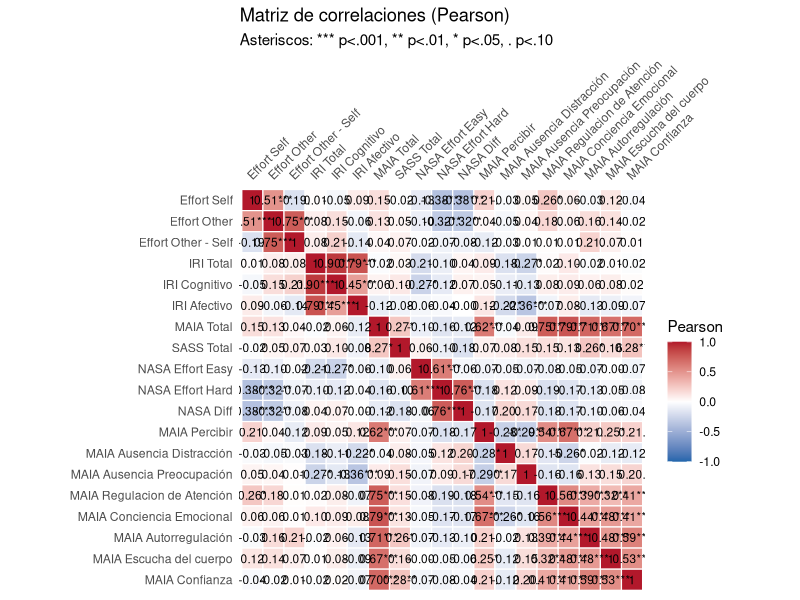
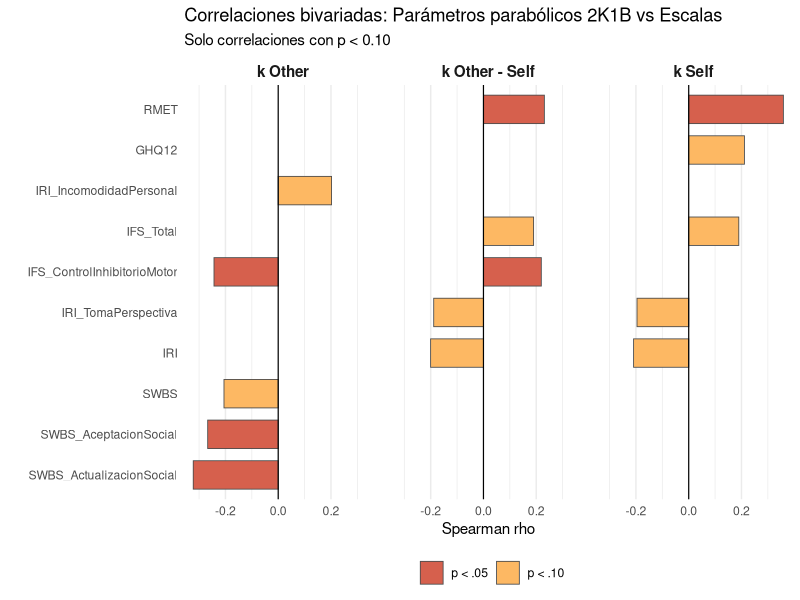
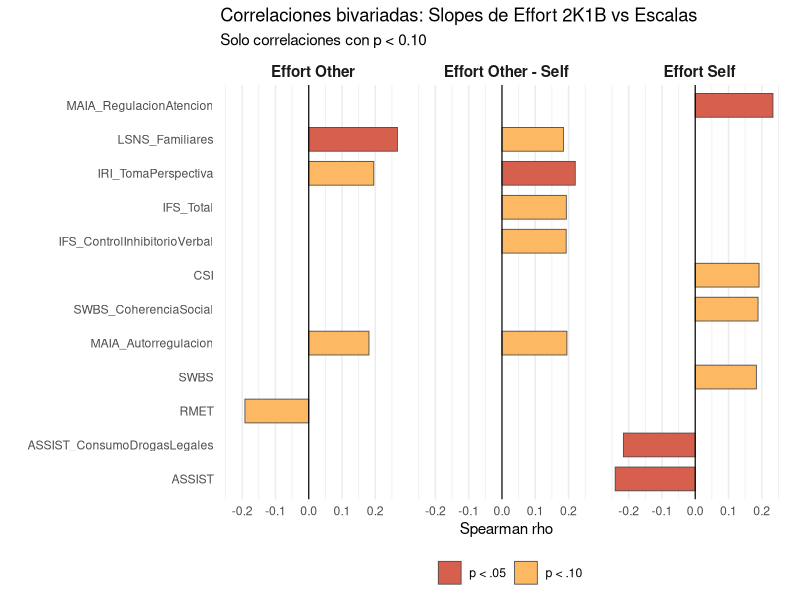
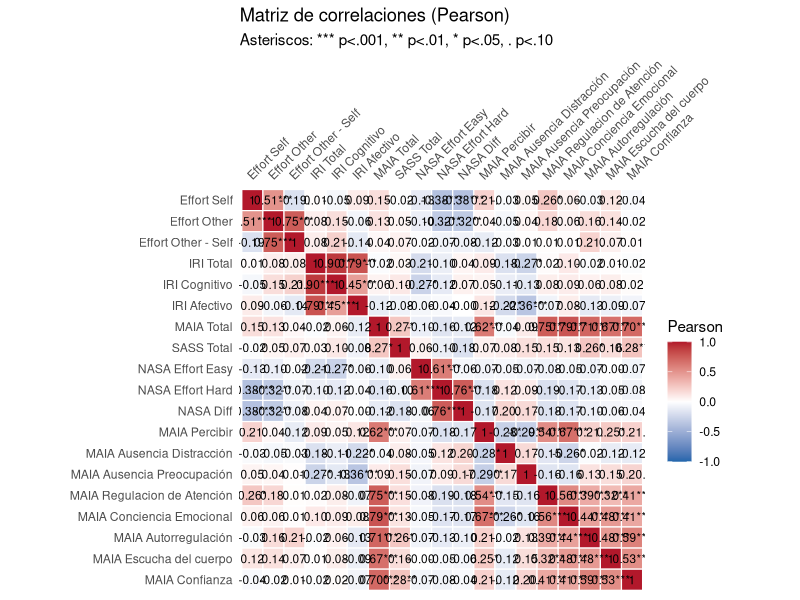
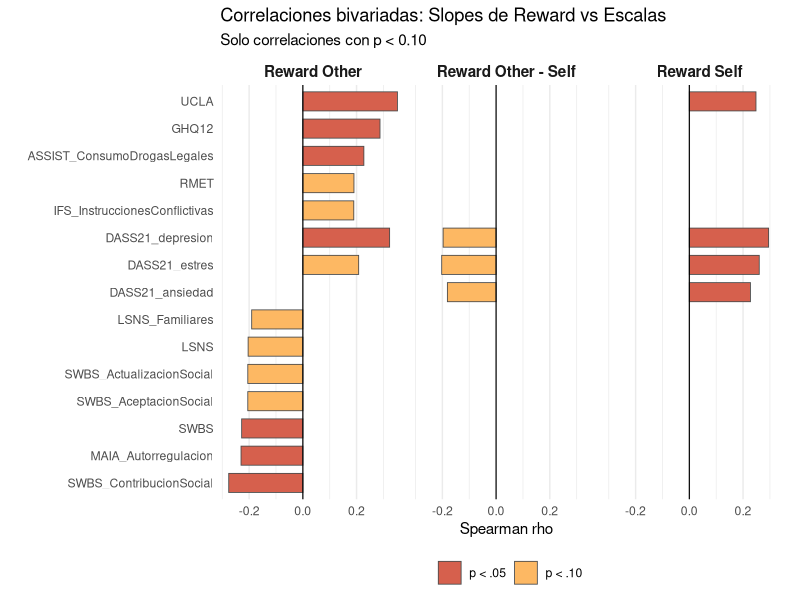

Source code (R) for these figures, in order:


## Correlaciones entre parámetros del modelo parabólico 2K1B y escalas psicológicas/clínicas
# Diego Garrido Cerpa - Viña del Mar 2026


# Librerías

library(tidyverse)
library(Hmisc)

# Cargar datos
df <- read.csv("dataset_full.csv", stringsAsFactors = FALSE)

# Filtrar por grupo
# df = subset(df, grupo!="0")

# Variables dependientes (modelo parabólico) 
vd_names <- c("p_2k1b_k_self", "p_2k1b_k_other", "p_2k1b_diff_k")
vd_labels <- c(p_2k1b_k_self = "k Self", p_2k1b_k_other = "k Other", p_2k1b_diff_k = "k Other - Self")


# Escalas (totales y subdimensiones)
# Excluidas: 
# AIM_DIRt (categorica), 
# ASSIST_Total_DIRd (duplicado de ASSIST_DIRt)
# PSQQ y subdimensiones
# AIM y subdimensiones
escalas <- c(
  # Totales
  "CSI_DIRt", "GHQ12_DIRt", "IRI_DIRt", "LSNS_DIRt", "MAIA_DIRt",
  "PSQQ_DIRt", "PSS_DIRt", "RMET_DIRt", "SASS_DIRt", "SWBS_DIRt",
  "UCLA_DIRt", "WAST_DIRt", "ASSIST_DIRt",
  # DASS21
  "DASS21_depresion_DIRd", "DASS21_ansiedad_DIRd", "DASS21_estres_DIRd",
  # IFS (total + 8 subdimensiones)
  "IFS_Total_DIRd",
  "IFS_SeriesMotoras_DIRd", "IFS_InstruccionesConflictivas_DIRd",
  "IFS_ControlInhibitorioMotor_DIRd", "IFS_RepeticionDigitosAtras_DIRd",
  "IFS_MesesAtras_DIRd", "IFS_MemoriaTrabajoVisual_DIRd",
  "IFS_Refranes_DIRd", "IFS_ControlInhibitorioVerbal_DIRd",
  # IRI (4 subdimensiones)
  "IRI_TomaPerspectiva_DIRd", "IRI_Fantasia_DIRd",
  "IRI_PreocupacionEmpatica_DIRd", "IRI_IncomodidadPersonal_DIRd",
  # LSNS
  "LSNS_Familiares_DIRd", "LSNS_Amistados_DIRd",
  # MAIA (8 subdimensiones)
  "MAIA_Percibir_DIRd", "MAIA_AusenciaDistraccion_DIRd",
  "MAIA_AusenciaPreocupacion_DIRd", "MAIA_RegulacionAtencion_DIRd",
  "MAIA_ConcienciaEmocional_DIRd", "MAIA_Autorregulacion_DIRd",
  "MAIA_EscuchaCuerpo_DIRd", "MAIA_Confianza_DIRd",
  # SWBS (5 subdimensiones)
  "SWBS_IntegracionSocial_DIRd", "SWBS_AceptacionSocial_DIRd",
  "SWBS_ContribucionSocial_DIRd", "SWBS_ActualizacionSocial_DIRd",
  "SWBS_CoherenciaSocial_DIRd",
  # ASSIST (subdimensiones; el total ya esta como ASSIST_DIRt)
  "ASSIST_ConsumoDrogasLegales_DIRd", "ASSIST_ConsumoDrogasIlegales_DIRd"
)

# Preparar datos
df_analisis <- df %>%
  select(all_of(c(vd_names, escalas))) %>%
  mutate(across(everything(), as.numeric))

cat("N por columna:", nrow(df_analisis) - colSums(is.na(df_analisis)), "\n")


# Correlaciones de Spearman
corr <- rcorr(as.matrix(df_analisis), type = "spearman")

corr_df <- expand.grid(VD = vd_names, Escala = escalas, stringsAsFactors = FALSE) %>%
  rowwise() %>%
  mutate(
    rho = corr$r[VD, Escala],
    p_value = corr$P[VD, Escala],
    sig = case_when(
      p_value < 0.001 ~ "***",
      p_value < 0.01  ~ "**",
      p_value < 0.05  ~ "*",
      p_value < 0.10  ~ ".",
      TRUE ~ ""
    )
  ) %>%
  ungroup()


# Imprimir significativas p < 0.10
cat("\n--- Correlaciones significativas (p < 0.05) ---\n")
corr_df %>% filter(p_value < 0.05) %>% 
  arrange(VD, p_value) %>% 
  print(n = 50)

cat("\n--- Tendencias (p < 0.10) ---\n")
corr_df %>% filter(p_value >= 0.05, p_value < 0.10) %>% 
  arrange(VD, p_value) %>% 
  print(n = 50)


# Gráfico: Barplot de rho por VD (solo significativas y tendencias)
plot_df <- corr_df %>%
  filter(!is.na(p_value), p_value < 0.10) %>%
  mutate(
    Escala_label = gsub("_DIRt|_DIRd", "", Escala),
    VD_label = vd_labels[VD],
    sig_color = case_when(
      p_value < 0.05 ~ "p < .05",
      p_value < 0.10 ~ "p < .10"
    )
  )

if (nrow(plot_df) == 0) {
  cat("\n-> No hay correlaciones con p < 0.10; no se genera grafico.\n")
} else {
  p <- ggplot(plot_df, aes(x = reorder(Escala_label, rho),
                           y = rho, fill = sig_color)) +
    geom_col(width = 0.7, color = "gray30", linewidth = 0.3) +
    geom_hline(yintercept = 0, linewidth = 0.4) +
    coord_flip() +
    facet_wrap(~VD_label, ncol = 3) +
    scale_fill_manual(values = c("p < .05" = "#D6604D",
                                 "p < .10" = "#FDB863")) +
    labs(x = "", y = "Spearman rho", fill = "",
         title = "Correlaciones bivariadas: Parámetros parabólicos 2K1B vs Escalas",
         subtitle = "Solo correlaciones con p < 0.10") +
    theme_minimal(base_size = 11) +
    theme(
      strip.text = element_text(face = "bold", size = 11),
      legend.position = "bottom",
      panel.grid.major.y = element_blank()
    )

  ggsave("correlaciones_bivariadas_barplot.png", p, width = 14, height = 7, dpi = 150)
  cat("\n-> Guardado: correlaciones_bivariadas_barplot.png\n")
}






########################################################
## Correlaciones entre slopes de EFFORT escalas psicológicas/clínicas


# Cargar datos
df_effort <- read.csv("dataset_full.csv", stringsAsFactors = FALSE)

# Filtrar por grupo
# df_effort = subset(df_effort, grupo!="1")

# Variables dependientes (slopes de effort)
vd_names <- c("effort_self", "effort_other", "diff_effort")
vd_labels <- c(effort_self = "Effort Self", effort_other = "Effort Other", diff_effort = "Effort Other - Self")


# Escalas (totales y subdimensiones)
# Excluidas: 
# AIM_DIRt (categorica), 
# ASSIST_Total_DIRd (duplicado de ASSIST_DIRt)
# PSQQ y subdimensiones
# AIM y subdimensiones
escalas <- c(
  # Totales
  "CSI_DIRt", "GHQ12_DIRt", "IRI_DIRt", "LSNS_DIRt", "MAIA_DIRt",
  "PSQQ_DIRt", "PSS_DIRt", "RMET_DIRt", "SASS_DIRt", "SWBS_DIRt",
  "UCLA_DIRt", "WAST_DIRt", "ASSIST_DIRt",
  # DASS21
  "DASS21_depresion_DIRd", "DASS21_ansiedad_DIRd", "DASS21_estres_DIRd",
  # IFS (total + 8 subdimensiones)
  "IFS_Total_DIRd",
  "IFS_SeriesMotoras_DIRd", "IFS_InstruccionesConflictivas_DIRd",
  "IFS_ControlInhibitorioMotor_DIRd", "IFS_RepeticionDigitosAtras_DIRd",
  "IFS_MesesAtras_DIRd", "IFS_MemoriaTrabajoVisual_DIRd",
  "IFS_Refranes_DIRd", "IFS_ControlInhibitorioVerbal_DIRd",
  # IRI (4 subdimensiones)
  "IRI_TomaPerspectiva_DIRd", "IRI_Fantasia_DIRd",
  "IRI_PreocupacionEmpatica_DIRd", "IRI_IncomodidadPersonal_DIRd",
  # LSNS
  "LSNS_Familiares_DIRd", "LSNS_Amistados_DIRd",
  # MAIA (8 subdimensiones)
  "MAIA_Percibir_DIRd", "MAIA_AusenciaDistraccion_DIRd",
  "MAIA_AusenciaPreocupacion_DIRd", "MAIA_RegulacionAtencion_DIRd",
  "MAIA_ConcienciaEmocional_DIRd", "MAIA_Autorregulacion_DIRd",
  "MAIA_EscuchaCuerpo_DIRd", "MAIA_Confianza_DIRd",
  # SWBS (5 subdimensiones)
  "SWBS_IntegracionSocial_DIRd", "SWBS_AceptacionSocial_DIRd",
  "SWBS_ContribucionSocial_DIRd", "SWBS_ActualizacionSocial_DIRd",
  "SWBS_CoherenciaSocial_DIRd",
  # ASSIST (subdimensiones; el total ya esta como ASSIST_DIRt)
  "ASSIST_ConsumoDrogasLegales_DIRd", "ASSIST_ConsumoDrogasIlegales_DIRd"
)

# Preparar datos
df_analisis <- df_effort %>%
  select(all_of(c(vd_names, escalas))) %>%
  mutate(across(everything(), as.numeric))

cat("N por columna:", nrow(df_analisis) - colSums(is.na(df_analisis)), "\n")


# Correlaciones de Spearman
corr <- rcorr(as.matrix(df_analisis), type = "spearman")

corr_df <- expand.grid(VD = vd_names, Escala = escalas, stringsAsFactors = FALSE) %>%
  rowwise() %>%
  mutate(
    rho = corr$r[VD, Escala],
    p_value = corr$P[VD, Escala],
    sig = case_when(
      p_value < 0.001 ~ "***",
      p_value < 0.01  ~ "**",
      p_value < 0.05  ~ "*",
      p_value < 0.10  ~ ".",
      TRUE ~ ""
    )
  ) %>%
  ungroup()


# Imprimir significativas p < 0.10
cat("\n--- Correlaciones significativas (p < 0.05) ---\n")
corr_df %>% filter(p_value < 0.05) %>% 
  arrange(VD, p_value) %>% 
  print(n = 50)

cat("\n--- Tendencias (p < 0.10) ---\n")
corr_df %>% filter(p_value >= 0.05, p_value < 0.10) %>% 
  arrange(VD, p_value) %>% 
  print(n = 50)


# Gráfico: Barplot de rho por VD (solo significativas y tendencias)
plot_df <- corr_df %>%
  filter(!is.na(p_value), p_value < 0.10) %>%
  mutate(
    Escala_label = gsub("_DIRt|_DIRd", "", Escala),
    VD_label = vd_labels[VD],
    sig_color = case_when(
      p_value < 0.05 ~ "p < .05",
      p_value < 0.10 ~ "p < .10"
    )
  )

if (nrow(plot_df) == 0) {
  cat("\n-> No hay correlaciones con p < 0.10; no se genera grafico.\n")
} else {
  p <- ggplot(plot_df, aes(x = reorder(Escala_label, rho),
                           y = rho, fill = sig_color)) +
    geom_col(width = 0.7, color = "gray30", linewidth = 0.3) +
    geom_hline(yintercept = 0, linewidth = 0.4) +
    coord_flip() +
    facet_wrap(~VD_label, ncol = 3) +
    scale_fill_manual(values = c("p < .05" = "#D6604D",
                                 "p < .10" = "#FDB863")) +
    labs(x = "", y = "Spearman rho", fill = "",
         title = "Correlaciones bivariadas: Slopes de Effort 2K1B vs Escalas",
         subtitle = "Solo correlaciones con p < 0.10") +
    theme_minimal(base_size = 11) +
    theme(
      strip.text = element_text(face = "bold", size = 11),
      legend.position = "bottom",
      panel.grid.major.y = element_blank()
    )
  
  ggsave("correlaciones_bivariadas_barplot.png", p, width = 14, height = 7, dpi = 150)
  cat("\n-> Guardado: correlaciones_bivariadas_barplot.png\n")
}










######################################
## Heatmap


# Cargar datos
df_heat <- read.csv("dataset_full_final.csv", stringsAsFactors = FALSE)

# Filtrar por grupo (opcional)
# df_heat = subset(df_heat, grupo != "0")

# Crear subdimensiones derivadas del IRI
df_heat <- df_heat %>%
  mutate(
    IRI_Cognitivo = IRI_Fantasia_DIRd + IRI_TomaPerspectiva_DIRd,
    IRI_Afectivo  = IRI_PreocupacionEmpatica_DIRd + IRI_IncomodidadPersonal_DIRd
  )

# Variables que entran en la matriz (slopes + escalas de interes).
# Editar libremente esta lista para incluir/excluir variables.
vars_heatmap <- c(
  # Slopes GLMM
  "effort_self", "effort_other", "diff_effort",
  # Escalas de interes
  "IRI_DIRt", "IRI_Cognitivo", "IRI_Afectivo",
  "MAIA_DIRt", "SASS_DIRt",
  "NASA_effort_easy_4", "NASA_effort_hard_4", "NASA_diff",
  
  # Escalas MAIA
  "MAIA_Percibir_DIRd", "MAIA_AusenciaDistraccion_DIRd",
  "MAIA_AusenciaPreocupacion_DIRd", "MAIA_RegulacionAtencion_DIRd",
  "MAIA_ConcienciaEmocional_DIRd", "MAIA_Autorregulacion_DIRd", 
  "MAIA_EscuchaCuerpo_DIRd", "MAIA_Confianza_DIRd"
  
)

# Etiquetas legibles para los ejes
var_labels <- c(
  effort_self      = "Effort Self",
  effort_other     = "Effort Other",
  diff_effort      = "Effort Other - Self",
  IRI_DIRt         = "IRI Total",
  IRI_Cognitivo    = "IRI Cognitivo",
  IRI_Afectivo     = "IRI Afectivo",
  MAIA_DIRt        = "MAIA Total",
  SASS_DIRt        = "SASS Total",
  NASA_effort_easy_4 = "NASA Effort Easy",
  NASA_effort_hard_4 = "NASA Effort Hard",
  NASA_diff          = "NASA Diff",
  
  MAIA_Percibir_DIRd = "MAIA Percibir",
  MAIA_AusenciaDistraccion_DIRd = "MAIA Ausencia Distracción",
  MAIA_AusenciaPreocupacion_DIRd = "MAIA Ausencia Preocupación",
  MAIA_RegulacionAtencion_DIRd = "MAIA Regulacion de Atención",
  MAIA_ConcienciaEmocional_DIRd = "MAIA Conciencia Emocional",
  MAIA_Autorregulacion_DIRd = "MAIA Autorregulación",
  MAIA_EscuchaCuerpo_DIRd = "MAIA Escucha del cuerpo",
  MAIA_Confianza_DIRd = "MAIA Confianza"
)

# Preparar matriz numerica
mat_heat <- df_heat %>%
  select(all_of(vars_heatmap)) %>%
  mutate(across(everything(), as.numeric)) %>%
  as.matrix()

cat("N por variable:\n")
print(colSums(!is.na(mat_heat)))

# Correlaciones de Spearman (pareadas, descarta NAs por par)
corr_h <- rcorr(mat_heat, type = "pearson")

# Pasar matrices rho y p-values a formato largo
rho_long <- as.data.frame(corr_h$r) %>%
  tibble::rownames_to_column("Var1") %>%
  pivot_longer(-Var1, names_to = "Var2", values_to = "rho")

p_long <- as.data.frame(corr_h$P) %>%
  tibble::rownames_to_column("Var1") %>%
  pivot_longer(-Var1, names_to = "Var2", values_to = "p_value")

heat_df <- rho_long %>%
  left_join(p_long, by = c("Var1", "Var2")) %>%
  mutate(
    # rcorr deja NA en la diagonal para p; rho diagonal = 1
    p_value = ifelse(Var1 == Var2, NA_real_, p_value),
    sig = case_when(
      is.na(p_value)   ~ "",
      p_value < 0.001  ~ "***",
      p_value < 0.01   ~ "**",
      p_value < 0.05   ~ "*",
      p_value < 0.10   ~ ".",
      TRUE             ~ ""
    ),
    etiqueta = ifelse(Var1 == Var2,
                      "1",
                      paste0(sprintf("%.2f", rho), sig)),
    Var1_lab = factor(var_labels[Var1], levels = var_labels[vars_heatmap]),
    Var2_lab = factor(var_labels[Var2], levels = rev(var_labels[vars_heatmap]))
  )


# Heatmap
p_heat <- ggplot(heat_df, aes(x = Var1_lab, y = Var2_lab, fill = rho)) +
  geom_tile(color = "white", linewidth = 0.4) +
  geom_text(aes(label = etiqueta), size = 3) +
  scale_fill_gradient2(
    low = "#2166AC", mid = "white", high = "#B2182B",
    midpoint = 0, limits = c(-1, 1), name = "Pearson"
  ) +
  scale_x_discrete(position = "top") +
  coord_fixed() +
  labs(
    title = "Matriz de correlaciones (Pearson)",
    subtitle = "Asteriscos: *** p<.001, ** p<.01, * p<.05, . p<.10",
    x = NULL, y = NULL
  ) +
  theme_minimal(base_size = 11) +
  theme(
    axis.text.x = element_text(angle = 45, hjust = 0, vjust = 0),
    panel.grid = element_blank(),
    legend.position = "right"
  )


print(p_heat)
ggsave("correlaciones_heatmap_experimental.png", p_heat,
       width = 10, height = 9, dpi = 150)
cat("\n-> Guardado: correlaciones_heatmap.png\n")






########################################################
## Correlaciones entre slopes de REWARD y escalas psicológicas/clínicas


# Cargar datos
df_effort <- read.csv("dataset_full.csv", stringsAsFactors = FALSE)

# Filtrar por grupo
df_effort = subset(df_effort, grupo!="1")

# Variables dependientes (slopes de effort)
vd_names <- c("reward_self", "reward_other", "diff_reward")
vd_labels <- c(reward_self = "Reward Self", reward_other = "Reward Other", diff_reward = "Reward Other - Self")


# Escalas (totales y subdimensiones)
# Excluidas: 
# AIM_DIRt (categorica), 
# ASSIST_Total_DIRd (duplicado de ASSIST_DIRt)
# PSQQ y subdimensiones
# AIM y subdimensiones
escalas <- c(
  # Totales
  "CSI_DIRt", "GHQ12_DIRt", "IRI_DIRt", "LSNS_DIRt", "MAIA_DIRt",
  "PSQQ_DIRt", "PSS_DIRt", "RMET_DIRt", "SASS_DIRt", "SWBS_DIRt",
  "UCLA_DIRt", "WAST_DIRt", "ASSIST_DIRt",
  # DASS21
  "DASS21_depresion_DIRd", "DASS21_ansiedad_DIRd", "DASS21_estres_DIRd",
  # IFS (total + 8 subdimensiones)
  "IFS_Total_DIRd",
  "IFS_SeriesMotoras_DIRd", "IFS_InstruccionesConflictivas_DIRd",
  "IFS_ControlInhibitorioMotor_DIRd", "IFS_RepeticionDigitosAtras_DIRd",
  "IFS_MesesAtras_DIRd", "IFS_MemoriaTrabajoVisual_DIRd",
  "IFS_Refranes_DIRd", "IFS_ControlInhibitorioVerbal_DIRd",
  # IRI (4 subdimensiones)
  "IRI_TomaPerspectiva_DIRd", "IRI_Fantasia_DIRd",
  "IRI_PreocupacionEmpatica_DIRd", "IRI_IncomodidadPersonal_DIRd",
  # LSNS
  "LSNS_Familiares_DIRd", "LSNS_Amistados_DIRd",
  # MAIA (8 subdimensiones)
  "MAIA_Percibir_DIRd", "MAIA_AusenciaDistraccion_DIRd",
  "MAIA_AusenciaPreocupacion_DIRd", "MAIA_RegulacionAtencion_DIRd",
  "MAIA_ConcienciaEmocional_DIRd", "MAIA_Autorregulacion_DIRd",
  "MAIA_EscuchaCuerpo_DIRd", "MAIA_Confianza_DIRd",
  # SWBS (5 subdimensiones)
  "SWBS_IntegracionSocial_DIRd", "SWBS_AceptacionSocial_DIRd",
  "SWBS_ContribucionSocial_DIRd", "SWBS_ActualizacionSocial_DIRd",
  "SWBS_CoherenciaSocial_DIRd",
  # ASSIST (subdimensiones; el total ya esta como ASSIST_DIRt)
  "ASSIST_ConsumoDrogasLegales_DIRd", "ASSIST_ConsumoDrogasIlegales_DIRd"
)

# Preparar datos
df_analisis <- df %>%
  select(all_of(c(vd_names, escalas))) %>%
  mutate(across(everything(), as.numeric))

cat("N por columna:", nrow(df_analisis) - colSums(is.na(df_analisis)), "\n")


# Correlaciones de Spearman
corr <- rcorr(as.matrix(df_analisis), type = "pearson")

corr_df <- expand.grid(VD = vd_names, Escala = escalas, stringsAsFactors = FALSE) %>%
  rowwise() %>%
  mutate(
    rho = corr$r[VD, Escala],
    p_value = corr$P[VD, Escala],
    sig = case_when(
      p_value < 0.001 ~ "***",
      p_value < 0.01  ~ "**",
      p_value < 0.05  ~ "*",
      p_value < 0.10  ~ ".",
      TRUE ~ ""
    )
  ) %>%
  ungroup()


# Imprimir significativas p < 0.10
cat("\n--- Correlaciones significativas (p < 0.05) ---\n")
corr_df %>% filter(p_value < 0.05) %>% 
  arrange(VD, p_value) %>% 
  print(n = 50)

cat("\n--- Tendencias (p < 0.10) ---\n")
corr_df %>% filter(p_value >= 0.05, p_value < 0.10) %>% 
  arrange(VD, p_value) %>% 
  print(n = 50)


# Gráfico: Barplot de rho por VD (solo significativas y tendencias)
plot_df <- corr_df %>%
  filter(!is.na(p_value), p_value < 0.10) %>%
  mutate(
    Escala_label = gsub("_DIRt|_DIRd", "", Escala),
    VD_label = vd_labels[VD],
    sig_color = case_when(
      p_value < 0.05 ~ "p < .05",
      p_value < 0.10 ~ "p < .10"
    )
  )

if (nrow(plot_df) == 0) {
  cat("\n-> No hay correlaciones con p < 0.10; no se genera grafico.\n")
} else {
  p <- ggplot(plot_df, aes(x = reorder(Escala_label, rho),
                           y = rho, fill = sig_color)) +
    geom_col(width = 0.7, color = "gray30", linewidth = 0.3) +
    geom_hline(yintercept = 0, linewidth = 0.4) +
    coord_flip() +
    facet_wrap(~VD_label, ncol = 3) +
    scale_fill_manual(values = c("p < .05" = "#D6604D",
                                 "p < .10" = "#FDB863")) +
    labs(x = "", y = "Spearman rho", fill = "",
         title = "Correlaciones bivariadas: Slopes de Reward vs Escalas",
         subtitle = "Solo correlaciones con p < 0.10") +
    theme_minimal(base_size = 11) +
    theme(
      strip.text = element_text(face = "bold", size = 11),
      legend.position = "bottom",
      panel.grid.major.y = element_blank()
    )
  
  ggsave("correlaciones_bivariadas_barplot.png", p, width = 14, height = 7, dpi = 150)
  cat("\n-> Guardado: correlaciones_bivariadas_barplot.png\n")
}
